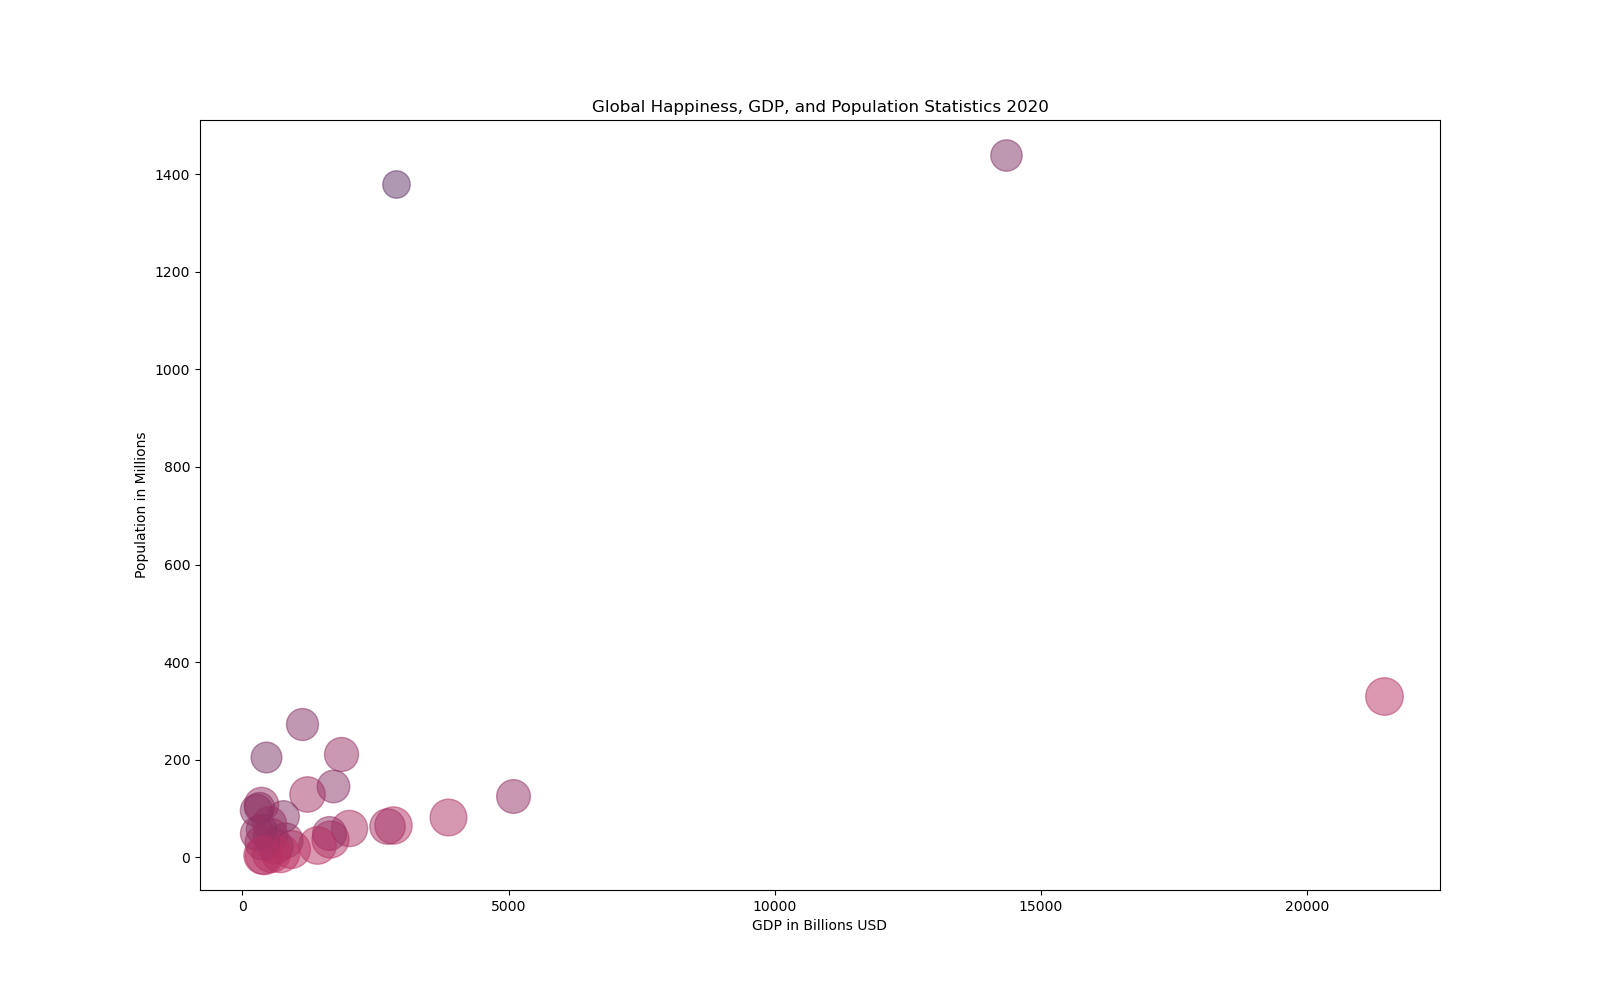

Write the Python code that produced this figure.

import matplotlib.pyplot as plt
import pandas as pd

data = pd.DataFrame({
    'Country': ['United States', 'China', 'Japan', 'Germany', 'India', 'United Kingdom',
                'France', 'Brazil', 'Italy', 'Canada', 'South Korea', 'Russia',
                'Australia', 'Mexico', 'Indonesia', 'Netherlands', 'Saudi Arabia',
                'Turkey', 'Switzerland', 'Taiwan', 'Argentina', 'Nigeria', 'South Africa',
                'Egypt', 'Thailand', 'Sweden', 'Norway', 'Vietnam', 'Philippines', 'Malaysia',
                'Colombia', 'Singapore'],
    'GDP (Billions)': [21433, 14343, 5082, 3861, 2875, 2827, 2716, 1847, 2001,
                       1643, 1631, 1699, 1393, 1218, 1119, 914, 793, 761, 703, 602,
                       518, 448, 351, 302, 495, 540, 403, 261, 356, 365, 282, 372],
    'Population (Millions)': [331, 1439, 126, 83, 1380, 67, 65, 212, 60, 38, 51, 146,
                              25, 129, 273, 17, 35, 84, 9, 24, 45, 206, 59, 104, 70,
                              10, 5, 97, 109, 32, 51, 6],
    'Happiness Score': [7.3, 5.1, 5.9, 7.0, 3.9, 7.2, 6.5, 6.0, 6.8, 7.1, 5.9, 5.5,
                        7.3, 6.5, 5.3, 7.4, 6.4, 5.2, 7.6, 6.4, 6.2, 4.9, 4.8, 4.7,
                        6.0, 7.5, 7.6, 5.4, 6.1, 6.3, 6.0, 7.2]
})

plt.figure(figsize=(16, 10))

for i in range(len(data)):
    plt.scatter(data['GDP (Billions)'][i], data['Population (Millions)'][i], 
                s=data['Happiness Score'][i]*100, 
                alpha=0.5, 
                c=f'#{int(data["Happiness Score"][i]*25):02x}{50:02x}{100:02x}')

plt.xlabel('GDP in Billions USD')
plt.ylabel('Population in Millions')
plt.title('Global Happiness, GDP, and Population Statistics 2020')
plt.show()
